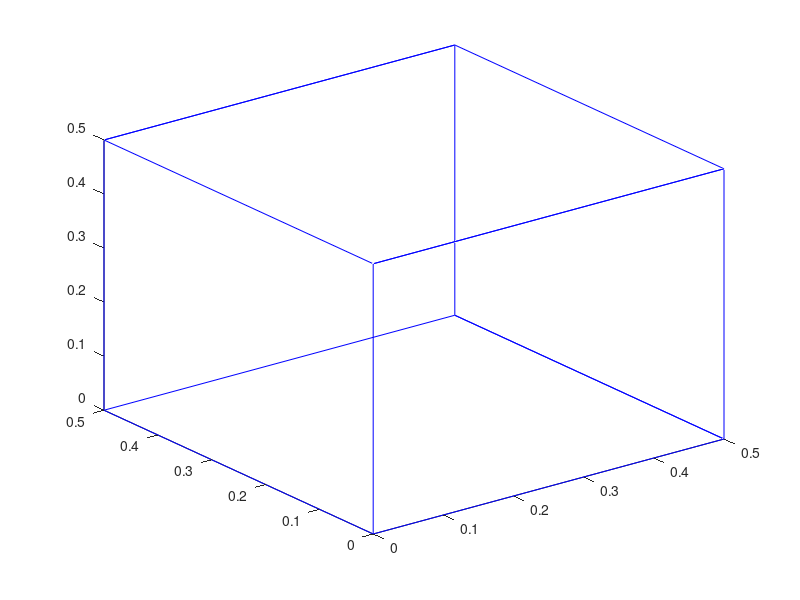

Here is the MATLAB script that generated this plot: (Note: this script raises an error after producing the figure.)
%{
Strain Enrgy based Homogenization code for 3d beam based geometries
Author : SreeKalyan Patiballa
Date : 3/17/2017
%}
clear
close all
clc 
clf

%%
%%%%% Load the geometry files in .mat format %%%%%%

x_cors = [0 0.5 0.5 0   0 0   0.5 0.5 0   0   0.5 0.5 0.5 0.5 0   0];
y_cors = [0 0   0.5 0.5 0 0   0   0.5 0.5 0   0   0   0.5 0.5 0.5 0.5];
z_cors = [0 0   0   0   0 0.5 0.5 0.5 0.5 0.5 0.5 0   0   0.5 0.5 0];

plot3(x_cors,y_cors,z_cors,'b');
hold on
X = [];
handles = []; 
% handles = Design1_a(X,handles);
% handles = Design2_a(X,handles);
% handles = Design4_bv2(X,handles);
% % handles = Design4_b_test(X,handles);
% handles = Design_ex1(X,handles);
% node = handles.node;
% elem = handles.elem; 
% T = handles.T;
% D = handles.D;
% Fr = handles.Fr;
% B = handles.B;
% R = handles.R;
% L = handles.L; 

%%%%%%%%%%%% Unity Integration %%%%%%%%%%%
tcpip = StartServer();
[vertString, edgeString, forceString] = ReadFromUnity(tcpip);
fprintf('%s\n', vertString);
fprintf('%s\n', edgeString);
fprintf('%s\n', forceString);

inputVertString = vertString;
inputEdgeString = edgeString;
inputForceString = forceString;

nmesh = 10;
[node, ~, ~, ~, ~] = getNodeCoordArray(vertString);
node(:,2:4) = 0.5 * node(:,2:4);
nnode = size(node,1);
elem = getElementArray(edgeString, nmesh);
force = getForceArray(forceString);
disp_scaling = 0.001;

handles = [];
handles.node = node;
handles.elem = elem;

handles = bin_categorize(handles);
T = handles.T;
D = handles.D;
Fr = handles.Fr;
B = handles.B;
R = handles.R;
L = handles.L; 
node = handles.node;
elem = handles.elem; 

%%%%%%%%%%%%%%%%%%%%%%%%%%%%
%%
%%%%%%%%%%%% Meshing %%%%%%%%%%%%%%%%%
NNODE = length(node(:,1)); % Number of nodes
nx = node(:,2); % X coordinates
ny = node(:,3); % Y coordinates
nz = node(:,4); % Z coordinates
NELEM = length(elem(:,1)); %Number of elements
ncon = elem(:,[2 3 1]); % connectivity
connectivity=ncon(:,1:2);
Be = elem(:,4); % linewidth
He = elem(:,5); %height
Y = elem(:,6);		% Young's Modulus
nmesh = elem(:,7); % number of divisions per element
nlines = NELEM;
npoints = NNODE;

% this loop meshes the elements depending on the nmesh 
for i=1:nlines,
    t(i,1) = ( nx(ncon(i,2))-nx(ncon(i,1)) );
    t(i,2) = ( ny(ncon(i,2))-ny(ncon(i,1)) );
    t(i,3) = ( nz(ncon(i,2))-nz(ncon(i,1)) );
    l(i) = sqrt(sum(t(i,:).^2));
    t(i,:) = t(i,:)./l(i);
    lnode=elem(i,3);
    for j=1:nmesh(i)-1,
        NNODE = NNODE+1;
        lp = l(i)/nmesh(i);
        nx(NNODE) = nx(ncon(i,1)) + j*lp*t(i,1);
        ny(NNODE) = ny(ncon(i,1)) + j*lp*t(i,2);
        nz(NNODE) = nz(ncon(i,1)) + j*lp*t(i,3);
        NELEM = NELEM+1;
        elem(NELEM,:) = elem(i,:);
        %elem(NELEM,1)=NELEM;
        if j==1 && j~=nmesh(i)-1,
            elem(i,3)=NNODE;
            elem(NELEM,2)=NNODE;
            elem(NELEM,3)=NNODE+1;
        end
        if j==nmesh(i)-1 && j~=1,
            elem(NELEM,2)=NNODE;
            elem(NELEM,3)=lnode;
            elem(NELEM,end)=0;
        end
        if j~=nmesh(i)-1 && j~=1,
            elem(NELEM,2)=NNODE;
            elem(NELEM,3)=NNODE+1;
            elem(NELEM,end)=0;
        end
        if j==1 && j==nmesh(i)-1,
            elem(NELEM,2)=NNODE;
            elem(NELEM,3)=lnode;
            elem(NELEM,end)=0;
            elem(i,3)=NNODE;
        end
    end
end

%Preprocessor
ncon = elem(:,[2 3 1]); % connectivity
Be = elem(:,4); % linewidth
He = elem(:,5); %height
Y = elem(:,6);		% Young's Modulus

% Force vector
F = zeros(6*NNODE,1); % we have no forces applied at any node 

% Compute the length of the elements
for ie=1:NELEM,
    ey = ncon(ie,1);
    jay = ncon(ie,2);
    Le(ie) = sqrt ( (nx(jay) - nx(ey))^2 + (ny(jay) - ny(ey))^2 + (nz(jay) - nz(ey))^2 );
end
t = zeros(NELEM,3);
l = zeros(NELEM,1);
for i = 1:size(ncon,1),
    t(i,1) = ( nx(ncon(i,2))-nx(ncon(i,1)) );
    t(i,2) = ( ny(ncon(i,2))-ny(ncon(i,1)) );
    t(i,3) = ( nz(ncon(i,2))-nz(ncon(i,1)) );
    l(i)=sqrt(sum(t(i,:).^2));
    t(i,:) = t(i,:)./sqrt(sum(t(i,:).^2));
end

% % Plot undeformed % %
figure(11)
for i = 1:NELEM,
   id1 = ncon(i,1);
   id2 = ncon(i,2);
   plot3([nx(id1) nx(id2)], [ny(id1) ny(id2)], [nz(id1) nz(id2)], 'b','Linewidth',4);hold on
end
hold on

for i=1:NNODE,
    text(nx(i),ny(i),nz(i),num2str(i),'Color','red','FontSize',14);hold on;
end
xlabel('x');
ylabel('y');
zlabel('z');
axis equal
grid

% FEM [Have to run FEM for all the 9 cases for 3D models]
% inp = dispnode1;
utotal=zeros(NNODE*3,6); 
%%% remember : it is important that you have node defined in each element(
%%% more divisions than 1) 

% Nine boundary conditions 
%{
In solid mechanics, the general rule for a symmetry displacement condition is that the displacement
vector component perpendicular to the plane is zero and the rotational vector components parallel
to the plane are zero
%}


%%%% this functions calculates all the dof's of each face %%%%
[ temp_T, temp_D, temp_F, temp_B, temp_R, temp_L ] = dof_calc( T,D,Fr,B,R,L );
[ BC1, BC2, BC3, BC4, BC5, BC6, BC7, BC8, BC9 ] = bc_calc( T,D,Fr,B,R,L,NNODE );


%case 1
% dispID_1 = [temp_R(:,1)' temp_L(:,1)' temp_F(:,2)' temp_B(:,2)' temp_T(:,3)' temp_D(:,3)' ...
%     temp_R(:,5)' temp_R(:,6)' temp_L(:,5)' temp_L(:,6)' temp_F(:,4)' temp_F(:,6)' temp_B(:,4)' temp_B(:,6)' temp_T(:,4)' temp_T(:,5)' temp_D(:,4)' temp_D(:,5)']; 
% dispVal_1 = [ones(1,size(temp_R,1)) zeros(1,size(temp_L,1)) zeros(1,size(temp_F,1)) zeros(1,size(temp_B,1)) zeros(1,size(temp_T,1)) zeros(1,size(temp_D,1)) ...
%     zeros(1,size(temp_R,1)) zeros(1,size(temp_R,1)) zeros(1,size(temp_L,1)) zeros(1,size(temp_L,1)) zeros(1,size(temp_F,1)) zeros(1,size(temp_F,1)) zeros(1,size(temp_B,1)) zeros(1,size(temp_B,1)) zeros(1,size(temp_T,1)) zeros(1,size(temp_T,1)) zeros(1,size(temp_D,1)) zeros(1,size(temp_D,1))];
dispID_1 = [temp_R(:,1)' temp_L(:,1)' temp_F(:,2)' temp_D(:,3)' ...
    temp_R(:,5)' temp_R(:,6)' temp_L(:,5)' temp_L(:,6)' temp_F(:,4)' temp_F(:,6)' temp_B(:,4)' temp_B(:,6)' temp_T(:,4)' temp_T(:,5)' temp_D(:,4)' temp_D(:,5)']; 
dispVal_1 = [ones(1,size(temp_R,1)) zeros(1,size(temp_L,1)) zeros(1,size(temp_F,1)) zeros(1,size(temp_D,1)) ...
    zeros(1,size(temp_R,1)) zeros(1,size(temp_R,1)) zeros(1,size(temp_L,1)) zeros(1,size(temp_L,1)) zeros(1,size(temp_F,1)) zeros(1,size(temp_F,1)) zeros(1,size(temp_B,1)) zeros(1,size(temp_B,1)) zeros(1,size(temp_T,1)) zeros(1,size(temp_T,1)) zeros(1,size(temp_D,1)) zeros(1,size(temp_D,1))];

%case 2
dispID_2 = [temp_R(:,1)' temp_L(:,1)' temp_F(:,2)' temp_B(:,2)' temp_T(:,3)' temp_D(:,3)' ...
    temp_R(:,5)' temp_R(:,6)' temp_L(:,5)' temp_L(:,6)' temp_F(:,4)' temp_F(:,6)' temp_B(:,4)' temp_B(:,6)' temp_T(:,4)' temp_T(:,5)' temp_D(:,4)' temp_D(:,5)']; 
dispVal_2 = [zeros(1,size(temp_R,1)) zeros(1,size(temp_L,1)) zeros(1,size(temp_F,1)) ones(1,size(temp_B,1)) zeros(1,size(temp_T,1)) zeros(1,size(temp_D,1)) ...
    zeros(1,size(temp_R,1)) zeros(1,size(temp_R,1)) zeros(1,size(temp_L,1)) zeros(1,size(temp_L,1)) zeros(1,size(temp_F,1)) zeros(1,size(temp_F,1)) zeros(1,size(temp_B,1)) zeros(1,size(temp_B,1)) zeros(1,size(temp_T,1)) zeros(1,size(temp_T,1)) zeros(1,size(temp_D,1)) zeros(1,size(temp_D,1))];

%case 3
dispID_3 = [temp_R(:,1)' temp_L(:,1)' temp_F(:,2)' temp_B(:,2)' temp_T(:,3)' temp_D(:,3)' ...
    temp_R(:,5)' temp_R(:,6)' temp_L(:,5)' temp_L(:,6)' temp_F(:,4)' temp_F(:,6)' temp_B(:,4)' temp_B(:,6)' temp_T(:,4)' temp_T(:,5)' temp_D(:,4)' temp_D(:,5)']; 
dispVal_3 = [zeros(1,size(temp_R,1)) zeros(1,size(temp_L,1)) zeros(1,size(temp_F,1)) zeros(1,size(temp_B,1)) ones(1,size(temp_T,1)) zeros(1,size(temp_D,1)) ...
    zeros(1,size(temp_R,1)) zeros(1,size(temp_R,1)) zeros(1,size(temp_L,1)) zeros(1,size(temp_L,1)) zeros(1,size(temp_F,1)) zeros(1,size(temp_F,1)) zeros(1,size(temp_B,1)) zeros(1,size(temp_B,1)) zeros(1,size(temp_T,1)) zeros(1,size(temp_T,1)) zeros(1,size(temp_D,1)) zeros(1,size(temp_D,1))];

%case 4
dispID_4 = [temp_R(:,1)' temp_L(:,1)' temp_F(:,3)' temp_B(:,3)' temp_T(:,2)' temp_D(:,2)' ...
    temp_R(:,5)' temp_R(:,6)' temp_L(:,5)' temp_L(:,6)' temp_F(:,4)' temp_F(:,6)' temp_B(:,4)' temp_B(:,6)' temp_T(:,4)' temp_T(:,5)' temp_D(:,4)' temp_D(:,5)']; 
dispVal_4 = [zeros(1,size(temp_R,1)) zeros(1,size(temp_L,1)) zeros(1,size(temp_F,1)) 0.5*ones(1,size(temp_B,1)) 0.5*ones(1,size(temp_T,1)) zeros(1,size(temp_D,1)) ...
    zeros(1,size(temp_R,1)) zeros(1,size(temp_R,1)) zeros(1,size(temp_L,1)) zeros(1,size(temp_L,1)) zeros(1,size(temp_F,1)) zeros(1,size(temp_F,1)) zeros(1,size(temp_B,1)) zeros(1,size(temp_B,1)) zeros(1,size(temp_T,1)) zeros(1,size(temp_T,1)) zeros(1,size(temp_D,1)) zeros(1,size(temp_D,1))];

%case 5
dispID_5 = [temp_R(:,3)' temp_L(:,3)' temp_F(:,2)' temp_B(:,2)' temp_T(:,1)' temp_D(:,1)' ...
    temp_R(:,5)' temp_R(:,6)' temp_L(:,5)' temp_L(:,6)' temp_F(:,4)' temp_F(:,6)' temp_B(:,4)' temp_B(:,6)' temp_T(:,4)' temp_T(:,5)' temp_D(:,4)' temp_D(:,5)']; 
dispVal_5 = [0.5*ones(1,size(temp_R,1)) zeros(1,size(temp_L,1)) zeros(1,size(temp_F,1)) zeros(1,size(temp_B,1)) 0.5*ones(1,size(temp_T,1)) zeros(1,size(temp_D,1)) ...
    zeros(1,size(temp_R,1)) zeros(1,size(temp_R,1)) zeros(1,size(temp_L,1)) zeros(1,size(temp_L,1)) zeros(1,size(temp_F,1)) zeros(1,size(temp_F,1)) zeros(1,size(temp_B,1)) zeros(1,size(temp_B,1)) zeros(1,size(temp_T,1)) zeros(1,size(temp_T,1)) zeros(1,size(temp_D,1)) zeros(1,size(temp_D,1))];

%case 6
dispID_6 = [temp_R(:,2)' temp_L(:,2)' temp_F(:,1)' temp_B(:,1)' temp_T(:,3)' temp_D(:,3)' ...
    temp_R(:,5)' temp_R(:,6)' temp_L(:,5)' temp_L(:,6)' temp_F(:,4)' temp_F(:,6)' temp_B(:,4)' temp_B(:,6)' temp_T(:,4)' temp_T(:,5)' temp_D(:,4)' temp_D(:,5)']; 
dispVal_6 = [0.5*ones(1,size(temp_R,1)) zeros(1,size(temp_L,1)) zeros(1,size(temp_F,1)) 0.5*ones(1,size(temp_B,1)) zeros(1,size(temp_T,1)) zeros(1,size(temp_D,1)) ...
    zeros(1,size(temp_R,1)) zeros(1,size(temp_R,1)) zeros(1,size(temp_L,1)) zeros(1,size(temp_L,1)) zeros(1,size(temp_F,1)) zeros(1,size(temp_F,1)) zeros(1,size(temp_B,1)) zeros(1,size(temp_B,1)) zeros(1,size(temp_T,1)) zeros(1,size(temp_T,1)) zeros(1,size(temp_D,1)) zeros(1,size(temp_D,1))];

%case 7
dispID_7 = [temp_R(:,1)' temp_L(:,1)' temp_F(:,2)' temp_B(:,2)' temp_T(:,3)' temp_D(:,3)' ...
    temp_R(:,5)' temp_R(:,6)' temp_L(:,5)' temp_L(:,6)' temp_F(:,4)' temp_F(:,6)' temp_B(:,4)' temp_B(:,6)' temp_T(:,4)' temp_T(:,5)' temp_D(:,4)' temp_D(:,5)']; 
dispVal_7 = [ones(1,size(temp_R,1)) zeros(1,size(temp_L,1)) zeros(1,size(temp_F,1)) ones(1,size(temp_B,1)) zeros(1,size(temp_T,1)) zeros(1,size(temp_D,1)) ...
    zeros(1,size(temp_R,1)) zeros(1,size(temp_R,1)) zeros(1,size(temp_L,1)) zeros(1,size(temp_L,1)) zeros(1,size(temp_F,1)) zeros(1,size(temp_F,1)) zeros(1,size(temp_B,1)) zeros(1,size(temp_B,1)) zeros(1,size(temp_T,1)) zeros(1,size(temp_T,1)) zeros(1,size(temp_D,1)) zeros(1,size(temp_D,1))];

%case 8
dispID_8 = [temp_R(:,1)' temp_L(:,1)' temp_F(:,2)' temp_B(:,2)' temp_T(:,3)' temp_D(:,3)' ...
    temp_R(:,5)' temp_R(:,6)' temp_L(:,5)' temp_L(:,6)' temp_F(:,4)' temp_F(:,6)' temp_B(:,4)' temp_B(:,6)' temp_T(:,4)' temp_T(:,5)' temp_D(:,4)' temp_D(:,5)']; 
dispVal_8 = [ones(1,size(temp_R,1)) zeros(1,size(temp_L,1)) zeros(1,size(temp_F,1)) zeros(1,size(temp_B,1)) ones(1,size(temp_T,1)) zeros(1,size(temp_D,1)) ...
    zeros(1,size(temp_R,1)) zeros(1,size(temp_R,1)) zeros(1,size(temp_L,1)) zeros(1,size(temp_L,1)) zeros(1,size(temp_F,1)) zeros(1,size(temp_F,1)) zeros(1,size(temp_B,1)) zeros(1,size(temp_B,1)) zeros(1,size(temp_T,1)) zeros(1,size(temp_T,1)) zeros(1,size(temp_D,1)) zeros(1,size(temp_D,1))];

%case 9
dispID_9 = [temp_R(:,1)' temp_L(:,1)' temp_F(:,2)' temp_B(:,2)' temp_T(:,3)' temp_D(:,3)' ...
    temp_R(:,5)' temp_R(:,6)' temp_L(:,5)' temp_L(:,6)' temp_F(:,4)' temp_F(:,6)' temp_B(:,4)' temp_B(:,6)' temp_T(:,4)' temp_T(:,5)' temp_D(:,4)' temp_D(:,5)']; 
dispVal_9 = [zeros(1,size(temp_R,1)) zeros(1,size(temp_L,1)) zeros(1,size(temp_F,1)) ones(1,size(temp_B,1)) ones(1,size(temp_T,1)) zeros(1,size(temp_D,1)) ...
    zeros(1,size(temp_R,1)) zeros(1,size(temp_R,1)) zeros(1,size(temp_L,1)) zeros(1,size(temp_L,1)) zeros(1,size(temp_F,1)) zeros(1,size(temp_F,1)) zeros(1,size(temp_B,1)) zeros(1,size(temp_B,1)) zeros(1,size(temp_T,1)) zeros(1,size(temp_T,1)) zeros(1,size(temp_D,1)) zeros(1,size(temp_D,1))];



dispsort1 = sortrows([dispID_1' dispVal_1'],1);% if you don't sort you will have problems while doing F-KU
dispsort_unique1 = unique(dispsort1,'rows');
dispID1 = dispsort_unique1(:,1)';
dispVal1 = dispsort_unique1(:,2)';

dispsort2 = sortrows([dispID_2' dispVal_2'],1);% if you don't sort you will have problems while doing F-KU
dispsort_unique2 = unique(dispsort2,'rows');
dispID2 = dispsort_unique2(:,1)';
dispVal2 = dispsort_unique2(:,2)';

dispsort3 = sortrows([dispID_3' dispVal_3'],1);% if you don't sort you will have problems while doing F-KU
dispsort_unique3 = unique(dispsort3,'rows');
dispID3 = dispsort_unique3(:,1)';
dispVal3 = dispsort_unique3(:,2)';

dispsort4 = sortrows([dispID_4' dispVal_4'],1);% if you don't sort you will have problems while doing F-KU
dispsort_unique4 = unique(dispsort4,'rows');
dispID4 = dispsort_unique4(:,1)';
dispVal4 = dispsort_unique4(:,2)';

dispsort5 = sortrows([dispID_5' dispVal_5'],1);% if you don't sort you will have problems while doing F-KU
dispsort_unique5 = unique(dispsort5,'rows');
dispID5 = dispsort_unique5(:,1)';
dispVal5 = dispsort_unique5(:,2)';

dispsort6 = sortrows([dispID_6' dispVal_6'],1);% if you don't sort you will have problems while doing F-KU
dispsort_unique6 = unique(dispsort6,'rows');
dispID6 = dispsort_unique6(:,1)';
dispVal6 = dispsort_unique6(:,2)';

dispsort7 = sortrows([dispID_7' dispVal_7'],1);% if you don't sort you will have problems while doing F-KU
dispsort_unique7 = unique(dispsort7,'rows');
dispID7 = dispsort_unique7(:,1)';
dispVal7 = dispsort_unique7(:,2)';

dispsort8 = sortrows([dispID_8' dispVal_8'],1);% if you don't sort you will have problems while doing F-KU
dispsort_unique8 = unique(dispsort8,'rows');
dispID8 = dispsort_unique8(:,1)';
dispVal8 = dispsort_unique8(:,2)';

dispsort9 = sortrows([dispID_9' dispVal_9'],1);% if you don't sort you will have problems while doing F-KU
dispsort_unique9 = unique(dispsort9,'rows');
dispID9 = dispsort_unique9(:,1)';
dispVal9 = dispsort_unique9(:,2)';



tic
[u1,R1,K1,SE1] = fem_3d(Be,He,Le,Y,t,ncon,NELEM,NNODE,F,dispID1,dispVal1);
[u2,R2,K2,SE2] = fem_3d(Be,He,Le,Y,t,ncon,NELEM,NNODE,F,dispID2,dispVal2);
[u3,R3,K3,SE3] = fem_3d(Be,He,Le,Y,t,ncon,NELEM,NNODE,F,dispID3,dispVal3);
[u4,R4,K4,SE4] = fem_3d(Be,He,Le,Y,t,ncon,NELEM,NNODE,F,dispID4,dispVal4);
[u5,R5,K5,SE5] = fem_3d(Be,He,Le,Y,t,ncon,NELEM,NNODE,F,dispID5,dispVal5);
[u6,R6,K6,SE6] = fem_3d(Be,He,Le,Y,t,ncon,NELEM,NNODE,F,dispID6,dispVal6);
[u7,R7,K7,SE7] = fem_3d(Be,He,Le,Y,t,ncon,NELEM,NNODE,F,dispID7,dispVal7);
[u8,R8,K8,SE8] = fem_3d(Be,He,Le,Y,t,ncon,NELEM,NNODE,F,dispID8,dispVal8);
[u9,R9,K9,SE9] = fem_3d(Be,He,Le,Y,t,ncon,NELEM,NNODE,F,dispID9,dispVal9);
% [utotal,FTransfer,MTransfer,Rin,C] = fea_3D(Be,He,Le,Y,ncon,NELEM,NNODE,F,dispID,dispID,dispVal,t,inp,en);
toc
dim = 3; 
tic
[Cglobal1,Felem1]=LoadFlow_general(NNODE,NELEM,K1,BC1',R1,dim);
[Cglobal2,Felem2]=LoadFlow_general(NNODE,NELEM,K2,BC2',R2,dim); 
[Cglobal3,Felem3]=LoadFlow_general(NNODE,NELEM,K3,BC3',R3,dim); 
[Cglobal4,Felem4]=LoadFlow_general(NNODE,NELEM,K4,BC4',R4,dim); 
[Cglobal5,Felem5]=LoadFlow_general(NNODE,NELEM,K5,BC5',R5,dim); 
[Cglobal6,Felem6]=LoadFlow_general(NNODE,NELEM,K6,BC6',R6,dim); 
[Cglobal7,Felem7]=LoadFlow_general(NNODE,NELEM,K7,BC7',R7,dim); 
[Cglobal8,Felem8]=LoadFlow_general(NNODE,NELEM,K8,BC8',R8,dim); 
[Cglobal9,Felem9]=LoadFlow_general(NNODE,NELEM,K9,BC9',R9,dim); 
toc

% Transferred forces and moments
FT1 = Felem1(1:3,:); MT1 = Felem1(4:6,:); 
FT2 = Felem2(1:3,:); MT2 = Felem2(4:6,:); 
FT3 = Felem3(1:3,:); MT3 = Felem3(4:6,:); 
FT4 = Felem4(1:3,:); MT4 = Felem4(4:6,:); 
FT5 = Felem5(1:3,:); MT5 = Felem5(4:6,:); 
FT6 = Felem6(1:3,:); MT6 = Felem6(4:6,:); 
FT7 = Felem7(1:3,:); MT7 = Felem7(4:6,:); 
FT8 = Felem8(1:3,:); MT8 = Felem8(4:6,:); 
FT9 = Felem9(1:3,:); MT9 = Felem9(4:6,:); 


for i = 1:NNODE
    qu1(i) = FT1(1,i)/norm(FT1(:,i)); 
    qv1(i) = FT1(2,i)/norm(FT1(:,i)); 
    qw1(i) = FT1(3,i)/norm(FT1(:,i));    
end
for i = 1:NNODE
    qu2(i) = FT2(1,i)/norm(FT2(:,i)); 
    qv2(i) = FT2(2,i)/norm(FT2(:,i)); 
    qw2(i) = FT2(3,i)/norm(FT2(:,i));    
end
for i = 1:NNODE
    qu3(i) = FT3(1,i)/norm(FT3(:,i)); 
    qv3(i) = FT3(2,i)/norm(FT3(:,i)); 
    qw3(i) = FT3(3,i)/norm(FT3(:,i));    
end
for i = 1:NNODE
    qu4(i) = FT4(1,i)/norm(FT4(:,i)); 
    qv4(i) = FT4(2,i)/norm(FT4(:,i)); 
    qw4(i) = FT4(3,i)/norm(FT4(:,i));    
end
for i = 1:NNODE
    qu5(i) = FT5(1,i)/norm(FT5(:,i)); 
    qv5(i) = FT5(2,i)/norm(FT5(:,i)); 
    qw5(i) = FT5(3,i)/norm(FT5(:,i));    
end
for i = 1:NNODE
    qu6(i) = FT6(1,i)/norm(FT6(:,i)); 
    qv6(i) = FT6(2,i)/norm(FT6(:,i)); 
    qw6(i) = FT6(3,i)/norm(FT6(:,i));    
end
for i = 1:NNODE
    qu7(i) = FT7(1,i)/norm(FT7(:,i)); 
    qv7(i) = FT7(2,i)/norm(FT7(:,i)); 
    qw7(i) = FT7(3,i)/norm(FT7(:,i));    
end
for i = 1:NNODE
    qu8(i) = FT8(1,i)/norm(FT8(:,i)); 
    qv8(i) = FT8(2,i)/norm(FT8(:,i)); 
    qw8(i) = FT8(3,i)/norm(FT8(:,i));    
end
for i = 1:NNODE
    qu9(i) = FT9(1,i)/norm(FT9(:,i)); 
    qv9(i) = FT9(2,i)/norm(FT9(:,i)); 
    qw9(i) = FT9(3,i)/norm(FT9(:,i));    
end
% for i=1:NELEM,
%     eye = ncon(i,1);jay=ncon(i,2);
%     if FT(1,i)~=-11
%         quiver3(nx(eye)/2+nx(jay)/2, ny(eye)/2+ny(jay)/2,nz(eye)/2+nz(jay)/2,FT(1,i)/norm(FT(:,i)),FT(2,i)/norm(FT(:,i)),FT(3,i)/norm(FT(:,i)),0.1,'k','Linewidth',2);hold on
%     end
% end

C1111 = 2 * (SE1) ;
C2222 = 2 * (SE2) ;
C3333 = 2 * (SE3) ; 
C2323 = 2 * (SE4) ; 
C1313 = 2 * (SE5) ;
C1212 = 2 * (SE6) ;
C1122 = ((SE7) - (SE1) - (SE2)) ;
C1133 = ((SE8) - (SE1) - (SE3)) ;
C2233 = ((SE9) - (SE2) - (SE3)) ;

handles.H = [ C1111 C1122 C1133 0 0 0 ;
    C1122 C2222 C2233 0 0 0;
    C1133 C2233 C3333 0 0 0;
    0 0 0 C2323 0 0 ;
    0 0 0 0 C1313 0 ;
    0 0 0 0 0 C1212];
handles.HNorm = (handles.H)./C1111; 

handles.nu12 = C1122/ C1111; 
handles.nu13 = C1133/ C1111;
handles.nu23 = C2233/ C2222; 

%%% this plots both deformed and undeformed configurations for all 9
%%% boundary cases %%%%%%%%%
for j = 1:9
    figure(j)
    u = [u1 u2 u3 u4 u5 u6 u7 u8 u9];
    qu = [qu1' qu2' qu3' qu4' qu5' qu6' qu7' qu8' qu9'];
    qv = [qv1' qv2' qv3' qv4' qv5' qv6' qv7' qv8' qv9']; 
    qw = [qw1' qw2' qw3' qw4' qw5' qw6' qw7' qw8' qw9']; 
    for i = 1:NELEM,
        id1 = ncon(i,1);
        id2 = ncon(i,2);
        uid1 = 6*(id1-1) + 1;
        uid2 = 6*(id2-1) + 1;
        disp_scaling = 0.05; 
        plot3([nx(id1) nx(id2)], [ny(id1) ny(id2)], [nz(id1) nz(id2)], 'b','Linewidth',4);hold on
        plot3([nx(id1)+disp_scaling*u(uid1,j) nx(id2)+disp_scaling*u(uid2,j)], [ny(id1)+disp_scaling*u(uid1+1,j) ny(id2)+disp_scaling*u(uid2+1,j)],[nz(id1)+disp_scaling*u(uid1+2,j) nz(id2)+disp_scaling*u(uid2+2,j)],'-r'); hold on        
    end
    for i=1:NNODE,
        text(nx(i),ny(i),nz(i),num2str(i),'Color','red','FontSize',14);hold on;
    end
    quiver3(nx,ny,nz,qu(:,j),qv(:,j),qw(:,j),'color','r','LineWidth',2,'MarkerSize',10,'MaxHeadSize',1.5,'AutoScale','on');hold on
    xlabel('x');
    ylabel('y');
    zlabel('z');
    axis equal
    grid
    hold off
end


